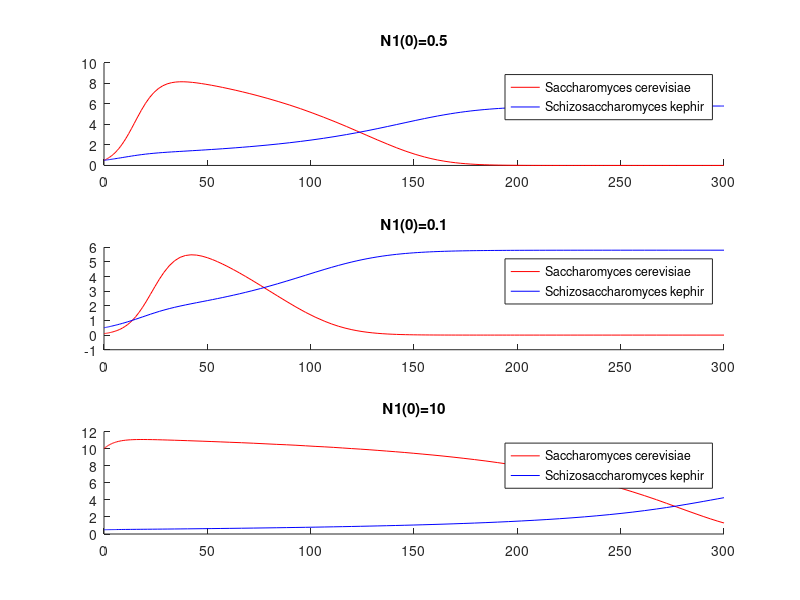

The MATLAB script that drew this image:
g1=0.21827;
k1=13;
h1=3.71429;
g2=0.06069;
k2=5.8;
h2=13.2118;
f=zeros(2, 1);
f=@(t, y) [g1*(1-y(1)/k1-y(2)/h1)*y(1);g2*(1-y(2)/k2-y(1)/h2)*y(2)];
slot=[0, 300];
init1=[0.5; 0.5];
init2=[0.1; 0.5];
init3=[10;0.5];

subplot(3, 1, 1)
[t, u]=ode45(f, slot, init1);
hold on
plot(t, u(:,1), 'r');
plot(t, u(:,2), 'b');
legend('Saccharomyces cerevisiae', 'Schizosaccharomyces kephir');
title('N1(0)=0.5');

subplot(3, 1, 2)
[t, u]=ode45(f, slot, init2);
hold on
plot(t, u(:,1), 'r');
plot(t, u(:,2), 'b');
legend('Saccharomyces cerevisiae', 'Schizosaccharomyces kephir');
title('N1(0)=0.1');

subplot(3, 1, 3)
[t, u]=ode45(f, slot, init3);
hold on
plot(t, u(:,1), 'r');
plot(t, u(:,2), 'b');
legend('Saccharomyces cerevisiae', 'Schizosaccharomyces kephir');
title('N1(0)=10');